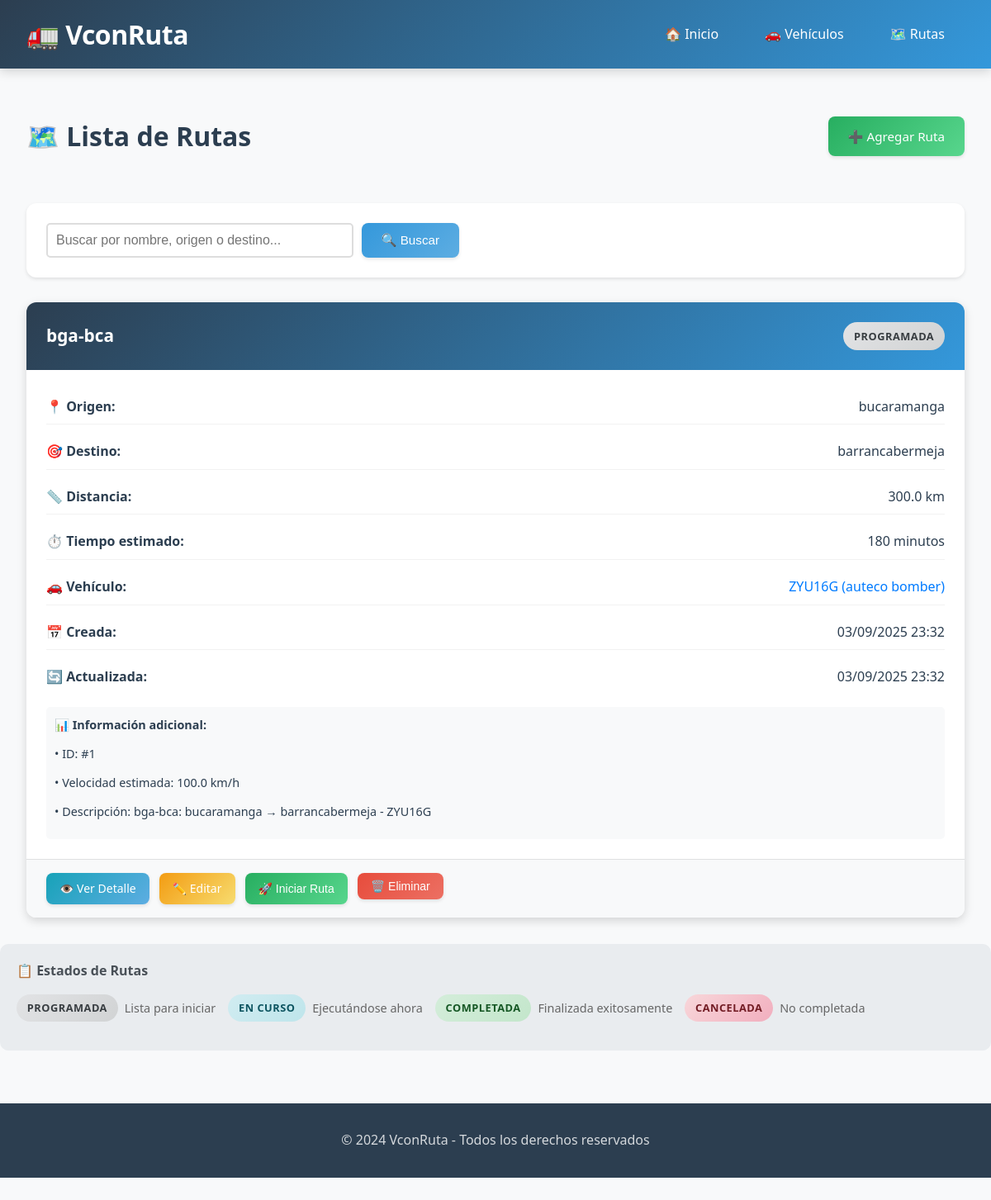
The page /rutas on the database as committed earlier.
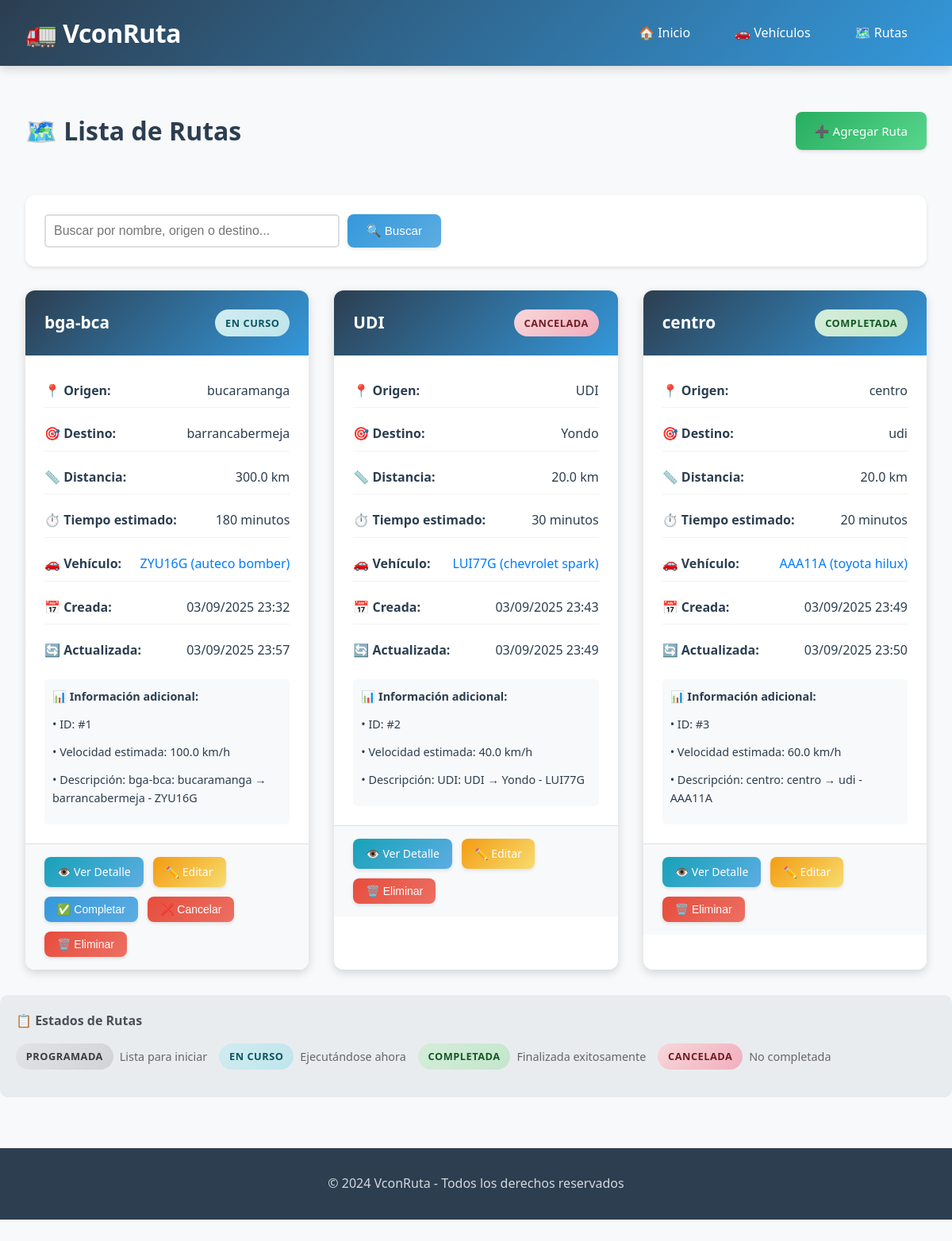
The same page on the database as committed later.
### models.py (models this page shows, shortened)
class Ruta(db.Model):
    __tablename__ = 'rutas'
    id = db.Column(db.Integer, primary_key=True)
    nombre = db.Column(db.String(100), nullable=False)
    origen = db.Column(db.String(100), nullable=False, index=True)
    destino = db.Column(db.String(100), nullable=False, index=True)
    distancia = db.Column(db.Float, nullable=False)
    tiempo_estimado = db.Column(db.Integer, nullable=False)  # en minutos
    vehiculo_id = db.Column(db.Integer, db.ForeignKey('vehiculos.id'), nullable=True, index=True)
    estado = db.Column(db.String(20), default='Programada', index=True)
    fecha_creacion = db.Column(db.DateTime, default=datetime.utcnow)
    fecha_actualizacion = db.Column(db.DateTime, default=datetime.utcnow, onupdate=datetime.utcnow)
    fecha_inicio = db.Column(db.DateTime, nullable=True)
    fecha_fin = db.Column(db.DateTime, nullable=True)
    @property
    def descripcion_completa(self):
        vehiculo_info = f" - {self.vehiculo_asignado.placa}" if self.vehiculo_asignado else ""
        return f"{self.nombre}: {self.origen} → {self.destino}{vehiculo_info}"

class Vehiculo(db.Model):
    __tablename__ = 'vehiculos'
    id = db.Column(db.Integer, primary_key=True)
    placa = db.Column(db.String(20), nullable=False, unique=True, index=True)
    marca = db.Column(db.String(50), nullable=False, index=True)
    modelo = db.Column(db.String(50), nullable=False)
    anio = db.Column(db.Integer, nullable=False)
    capacidad = db.Column(db.Integer, nullable=False)
    estado = db.Column(db.String(20), default='Disponible', index=True)
    fecha_registro = db.Column(db.DateTime, default=datetime.utcnow)
    fecha_actualizacion = db.Column(db.DateTime, default=datetime.utcnow, onupdate=datetime.utcnow)
    rutas = db.relationship('Ruta', backref='vehiculo_asignado', lazy=True, cascade='all, delete-orphan')

### app.py (the view)
@app.route('/rutas')
def listar_rutas():
    try:
        page = request.args.get('page', 1, type=int)
        search = request.args.get('search', '')
        query = Ruta.query
        if search:
            query = query.filter(
                (Ruta.nombre.contains(search)) |
                (Ruta.origen.contains(search)) |
                (Ruta.destino.contains(search))
            )
        rutas = query.paginate(
            page=page, per_page=10, error_out=False
        )
        return render_template('rutas.html',
                             rutas=rutas, search=search)
    except Exception as e:
        logger.error(f"Error listando rutas: {e}")
        flash('Error cargando rutas', 'error')
        return redirect(url_for('index'))

### templates/rutas.html (shortened to what the changed rows need)
{% extends 'base.html' %}
{% block content %}
<div class="lista-container">
    <div class="lista-header">
        <h2>🗺️ Lista de Rutas</h2>
    </div>
    {% if rutas.items %}
        <div class="cards-grid">
            {% for ruta in rutas.items %}
                <div class="card">
                    <div class="card-header">
                        <h3>{{ ruta.nombre }}</h3>
                        <span class="status-badge status-{{ ruta.estado.lower().replace(' ', '-') }}">
                            {{ ruta.estado }}
                        </span>
                    </div>
                    <div class="card-body">
                        <div class="route-info">
                            <p><strong>📍 Origen:</strong> {{ ruta.origen }}</p>
                            <p><strong>🎯 Destino:</strong> {{ ruta.destino }}</p>
                            <p><strong>📏 Distancia:</strong> {{ ruta.distancia }} km</p>
                            <p><strong>⏱️ Tiempo estimado:</strong> {{ ruta.tiempo_estimado }} minutos</p>
                            {% if ruta.vehiculo_asignado %}
                                <p><strong>🚗 Vehículo:</strong>
                                   <a href="{{ url_for('detalle_vehiculo', id=ruta.vehiculo_asignado.id) }}"
                                      style="color: #007bff; text-decoration: none;">
                                      {{ ruta.vehiculo_asignado.placa }} ({{ ruta.vehiculo_asignado.marca }} {{ ruta.vehiculo_asignado.modelo }})
                                   </a>
                                </p>
                            {% else %}
                                <p><strong>🚗 Vehículo:</strong> <span style="color: #999;">Sin asignar</span></p>
                            {% endif %}
                            <p><strong>📅 Creada:</strong> {{ ruta.fecha_creacion.strftime('%d/%m/%Y %H:%M') }}</p>
                            {% if ruta.fecha_actualizacion != ruta.fecha_creacion %}
                                <p><strong>🔄 Actualizada:</strong> {{ ruta.fecha_actualizacion.strftime('%d/%m/%Y %H:%M') }}</p>
                            {% endif %}
                        </div>
                        <div style="margin-top: 15px; padding: 10px; background: #f8f9fa; border-radius: 5px; font-size: 0.9rem;">
                            <p><strong>📊 Información adicional:</strong></p>
                            <p>• ID: #{{ ruta.id }}</p>
                            {% if ruta.tiempo_estimado > 0 %}
                                <p>• Velocidad estimada: {{ "%.1f"|format(ruta.distancia / (ruta.tiempo_estimado / 60)) }} km/h</p>
                            {% endif %}
                            <p>• Descripción: {{ ruta.descripcion_completa }}</p>
                        </div>
                    </div>
                    <div class="card-actions">
                        <a href="{{ url_for('detalle_ruta', id=ruta.id) }}"
                           class="btn btn-info btn-sm">👁️ Ver Detalle</a>
                        <a href="{{ url_for('editar_ruta', id=ruta.id) }}"
                           class="btn btn-warning btn-sm">✏️ Editar</a>
                        {% if ruta.estado == 'Programada' %}
                            <button data-ruta-id="{{ ruta.id }}" class="btn btn-success btn-sm btn-iniciar-ruta">
                                🚀 Iniciar Ruta
                            </button>
                        {% elif ruta.estado == 'En curso' %}
                            <button data-ruta-id="{{ ruta.id }}" class="btn btn-primary btn-sm btn-completar-ruta">
                                ✅ Completar
                            </button>
                            <button data-ruta-id="{{ ruta.id }}" class="btn btn-danger btn-sm btn-cancelar-ruta">
                                ❌ Cancelar
                            </button>
                        {% endif %}
                        <form method="POST"
                              action="{{ url_for('eliminar_ruta', id=ruta.id) }}"
                              style="display: inline;"
                              onsubmit="return confirm('¿Está seguro de eliminar la ruta {{ ruta.nombre }}?\\n\\nEsta acción no se puede deshacer.');">
                            <button type="submit" class="btn btn-danger btn-sm">🗑️ Eliminar</button>
                        </form>
                    </div>
                </div>
            {% endfor %}
        </div>
    {% endif %}
</div>
{% endblock %}

Rows that differ between the two databases and show on the page:
changed Ruta "bga-bca": estado "PROGRAMADA" → "EN CURSO"; fecha_actualizacion "03/09/2025 23:32" → "03/09/2025 23:57"; estado "🚀 Iniciar Ruta" → "✅ Completar ❌ Cancelar"
added Ruta: nombre "UDI", estado "CANCELADA", origen "UDI", destino "Yondo", distancia "20.0", tiempo_estimado "30", vehiculo_asignado.placa "LUI77G", vehiculo_asignado.marca "chevrolet", vehiculo_asignado.modelo "spark", fecha_creacion "03/09/2025 23:43", fecha_actualizacion "03/09/2025 23:49", id "2", ruta.distancia/(ruta.tiempo_estimado/60) "40.0", descripcion_completa "UDI: UDI → Yondo - LUI77G"
added Ruta: nombre "centro", estado "COMPLETADA", origen "centro", destino "udi", distancia "20.0", tiempo_estimado "20", vehiculo_asignado.placa "AAA11A", vehiculo_asignado.marca "toyota", vehiculo_asignado.modelo "hilux", fecha_creacion "03/09/2025 23:49", fecha_actualizacion "03/09/2025 23:50", id "3", ruta.distancia/(ruta.tiempo_estimado/60) "60.0", descripcion_completa "centro: centro → udi - AAA11A"
